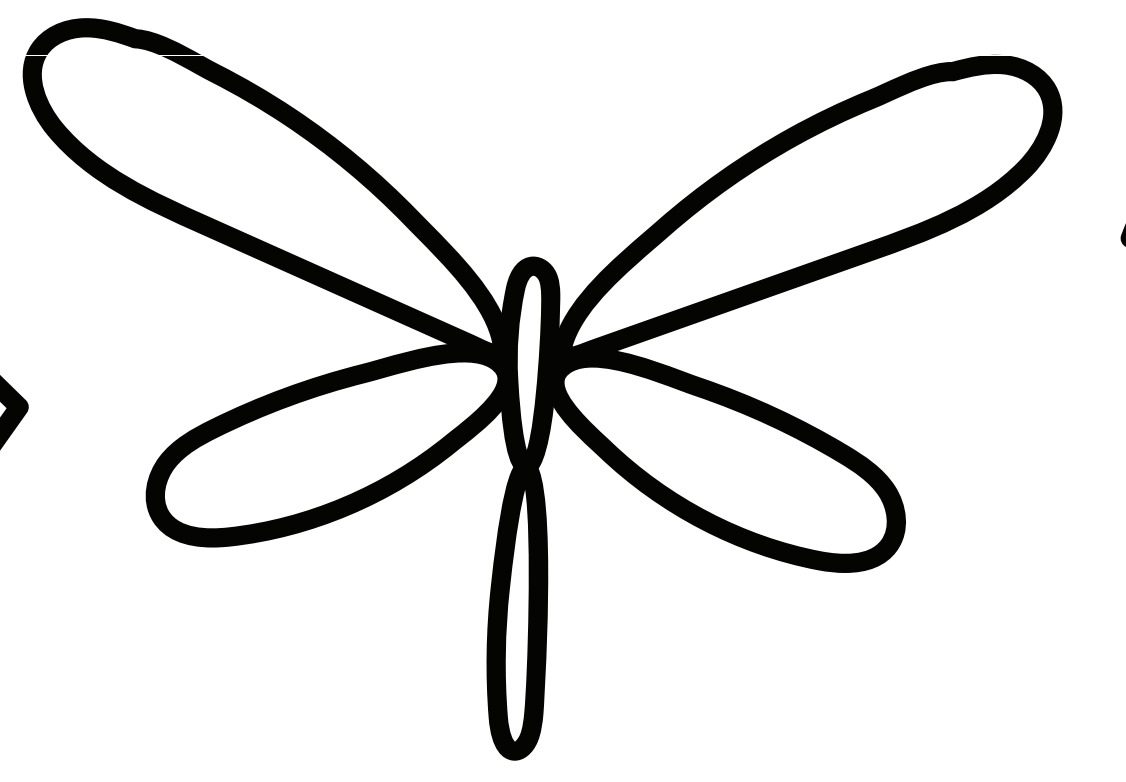
#> input picture uploads/WhatsApp_Image_2024-08-08_at_00.44.18.jpeg, 1126 x 782 px
$ python -i mirror_symmetry.py   (imports and definitions only)
#> lines starting #> are read from the running program, lines starting #| are printed output that depends on the picture
import cv2
import os
import numpy as np
import matplotlib
# [1 line not run here, left out]
import matplotlib.pyplot as plt

# SIFT and BFMatcher initialization
sift = cv2.SIFT_create()
bf = cv2.BFMatcher()

class MirrorSymmetryDetection:
    def __init__(self, image_path: str):
        self.image = self._read_color_image(image_path)
#> in _read_color_image, image is the input picture: shape (782, 1126, 3); mean B, G, R 227.5, 227.7, 227.7
        self.reflected_image = np.fliplr(self.image)  # Flipped version of the image
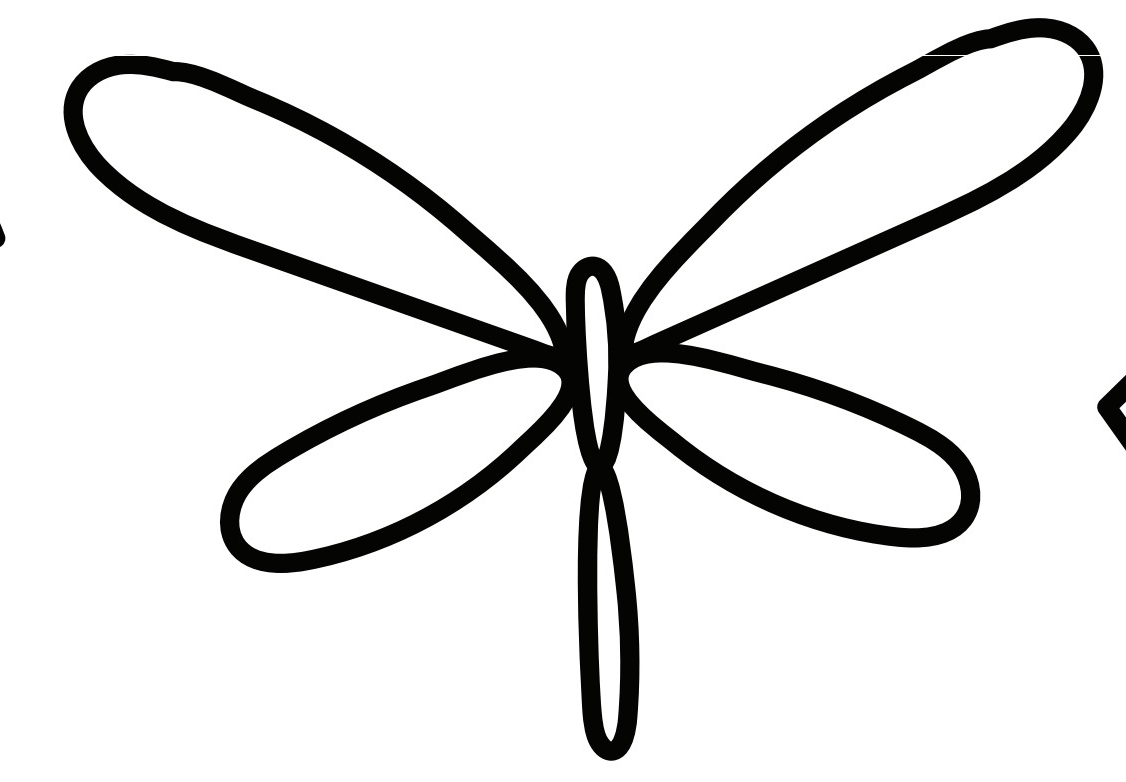
#> self.reflected_image: shape (782, 1126, 3); mean R, G, B 227.7, 227.7, 227.5
        self.kp1, self.des1 = sift.detectAndCompute(self.image, None)
#> self.kp1 = 56 keypoints; strongest (x, y, size): (515, 728, 10.7), (589, 331, 15.2), (587, 333, 13.7), (475, 325, 16.6)
        self.kp2, self.des2 = sift.detectAndCompute(self.reflected_image, None)
#> self.kp2 = 59 keypoints; strongest (x, y, size): (592, 288, 11.9), (610, 727, 10.8), (649, 326, 15.3), (536, 331, 15.5)

    def _read_color_image(self, image_path):
        image = cv2.imread(image_path)
        b, g, r = cv2.split(image)
        return cv2.merge([r, g, b])

    def find_matchpoints(self):
        matches = bf.knnMatch(self.des1, self.des2, k=2)
#> matches = 56 matches
        matchpoints = [m[0] for m in matches if len(m) == 2 and m[0].distance < 0.75 * m[1].distance]
#> matchpoints = 43 matches
        return sorted(matchpoints, key=lambda x: x.distance)

    # [82 lines left out: functions find_points_r_theta, draw_matches, draw_hex, find_coordinate_maxhexbin, sort_hexbin_by_votes, draw_mirror_line and 1 more, not called in this run]

def midpoint(pi, pj):
    return (pi[0] + pj[0]) / 2, (pi[1] + pj[1]) / 2

# [12 lines left out: function detect_mirror_line, not called in this run]

# if __name__ == "__main__":
#     detect_mirror_line('butterfly.png')

>>> result = MirrorSymmetryDetection('uploads/WhatsApp_Image_2024-08-08_at_00.44.18.jpeg').find_matchpoints()
#> result = 43 matches
